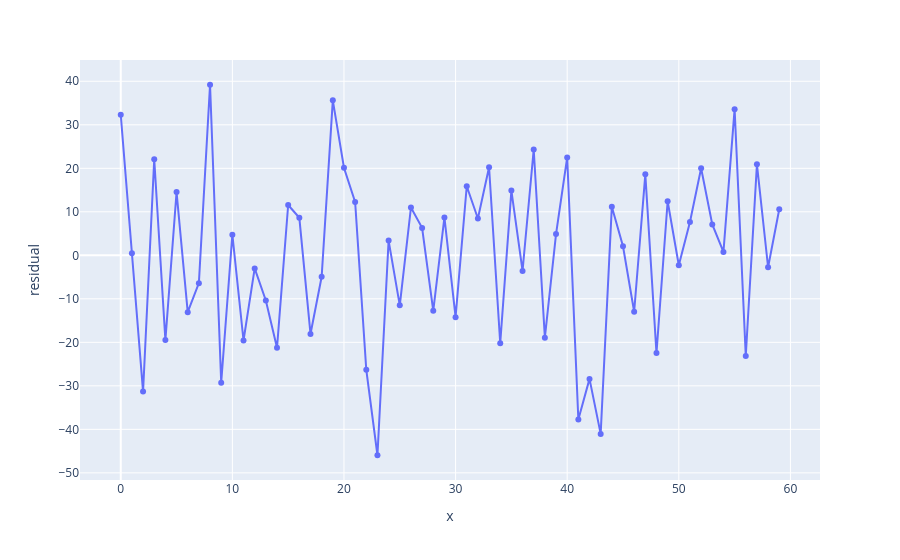

The notebook cell this image was saved under:
### Markdown cell above
## 5. No autocorrelation: residuals in order

### Code cell
print("Durbin-Watson", round(durbin_watson(residual), 2))   # near 2: no autocorrelation
px.line(y=residual, markers=True, labels={"index": "row", "y": "residual"})

### Figure 1 — Plotly figure (JSON) as saved in the notebook; plotly's stock layout.template omitted (floating-point values rounded to 4 significant figures)
{"data": [{"hovertemplate": "x=%{x}<br>residual=%{y}<extra></extra>", "legendgroup": "", "line": {"color": "#636efa", "dash": "solid"}, "marker": {"symbol": "circle"}, "mode": "lines+markers", "name": "", "orientation": "v", "showlegend": false, "type": "scatter", "x": [0, 1, 2, 3, 4, 5, 6, 7, 8, 9, 10, 11, 12, 13, 14, 15, 16, 17, 18, 19, 20, 21, 22, 23, 24, 25, 26, 27, 28, 29, 30, 31, 32, 33, 34, 35, 36, 37, 38, 39, 40, 41, 42, 43, 44, 45, 46, 47, 48, 49, 50, 51, 52, 53, 54, 55, 56, 57, 58, 59], "xaxis": "x", "y": [32.31, 0.469, -31.33, 22.08, -19.48, 14.54, -13.06, -6.401, 39.2, -29.29, 4.752, -19.58, -3.007, -10.39, -21.26, 11.56, 8.624, -18.07, -4.941, 35.61, 20.12, 12.27, -26.32, -45.95, 3.378, -11.5, 10.97, 6.303, -12.76, 8.719, -14.22, 15.87, 8.465, 20.25, -20.2, 14.88, -3.58, 24.32, -18.93, 4.894, 22.49, -37.73, -28.4, -41.04, 11.19, 2.094, -12.96, 18.62, -22.48, 12.42, -2.292, 7.674, 20.01, 7.098, 0.7794, 33.59, -23.14, 20.91, -2.745, 10.59], "yaxis": "y"}], "layout": {"legend": {"tracegroupgap": 0}, "margin": {"t": 60}, "xaxis": {"anchor": "y", "domain": [0.0, 1.0], "title": {"text": "x"}}, "yaxis": {"anchor": "x", "domain": [0.0, 1.0], "title": {"text": "residual"}}}}
